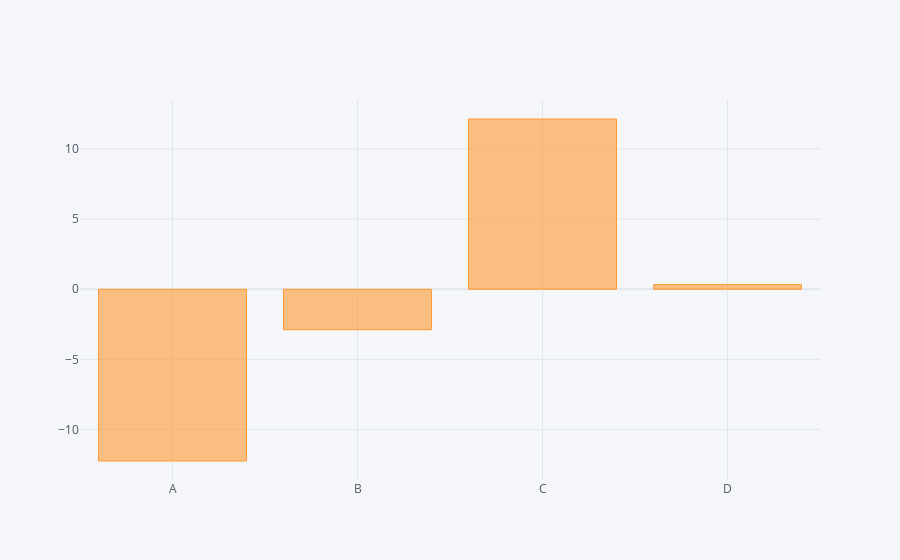

Here is the notebook cell this chart was saved with:
### Code cell
df.sum().iplot(kind='bar')

### Figure 1 — Plotly figure (JSON) as saved in the notebook; plotly's stock layout.template omitted (floating-point values rounded to 4 significant figures)
{"data": [{"marker": {"color": "rgba(255, 153, 51, 0.6)", "line": {"color": "rgba(255, 153, 51, 1.0)", "width": 1}}, "name": "None", "orientation": "v", "text": "", "type": "bar", "x": ["A", "B", "C", "D"], "y": [-12.24, -2.884, 12.13, 0.3307]}], "layout": {"legend": {"bgcolor": "#F5F6F9", "font": {"color": "#4D5663"}}, "paper_bgcolor": "#F5F6F9", "plot_bgcolor": "#F5F6F9", "title": {"font": {"color": "#4D5663"}}, "xaxis": {"gridcolor": "#E1E5ED", "showgrid": true, "tickfont": {"color": "#4D5663"}, "title": {"font": {"color": "#4D5663"}, "text": ""}, "zerolinecolor": "#E1E5ED"}, "yaxis": {"gridcolor": "#E1E5ED", "showgrid": true, "tickfont": {"color": "#4D5663"}, "title": {"font": {"color": "#4D5663"}, "text": ""}, "zerolinecolor": "#E1E5ED"}}}
